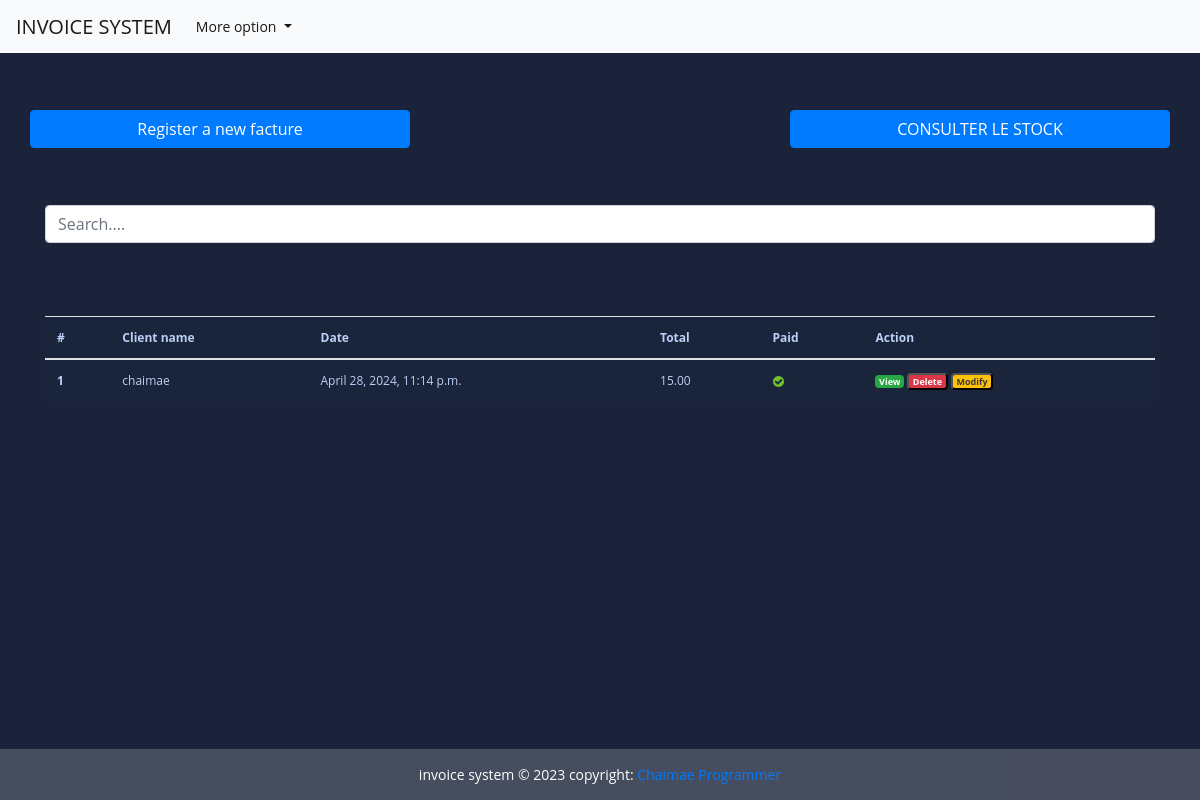
/Home, run on an earlier commit of the app's database.
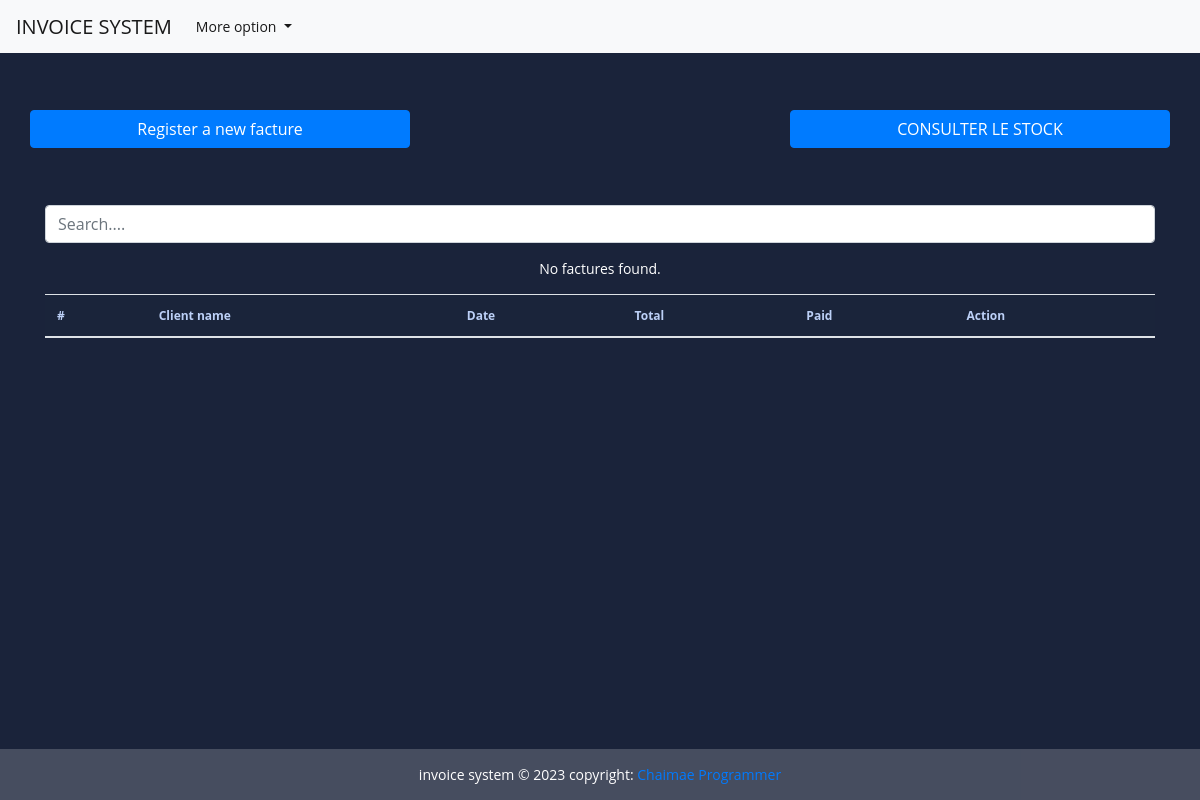
And on a later commit of the database.
### stock/models.py (models this page shows, shortened)
class Facture(models.Model):
     client = models.CharField(max_length=132)
     facture_date_time = models.DateTimeField(default=timezone.now)
     save_by = models.ForeignKey(User, on_delete=models.PROTECT )
     total = models.DecimalField(max_digits=5, decimal_places=2, default=0)
     last_update_date = models.DateTimeField(null = True, blank=True)
     paid = models.BooleanField(default=False)
     class Meta:
          verbose_name = "Facture"
          verbose_name_plural ="Factures"

### stock/views.py (the view, shortened to what this page needs)
# urls.py: path('Home' ,views.HomeView.as_view() , name='Home'),
class HomeView(View):
    templates_name='html/index.html'
    factures = Facture.objects.all().order_by('-facture_date_time')
    context={
        'factures': factures
    }
    def get(self, request, *args, **kwags):
        items = pagination(request, self.factures)
        self.context['factures'] = items
        return render(request, self.templates_name, self.context)

### stock/utils.py (called while the page is built)
def pagination(request, factures):
        default_page = 1
        page = request.GET.get('page', default_page)
        items_per_page = 5
        paginator = Paginator(factures, items_per_page)
        try:
            items_page = paginator.page(page)
        except PageNotAnInteger:
            items_page = paginator.page(default_page)
        except EmptyPage:
            items_page = paginator.page(paginator.num_pages)
        return items_page

### stock/templates/html/index.html (shortened to what this page needs)
{% extends "html/login.html"%}
{% load static %}
{% block content %}
 <br><br>
 <div class="row">
    <a href="{% url 'add-facture'%}" class="btn col-md-4 btn-primary">
        Register a new facture
    </a>
    <a href="#" class="btn col-md-4">
    </a>
    <a href="{% url 'consulte-Stock'%}" class="btn col-md-4 btn-primary">
        CONSULTER LE STOCK
    </a>
 </div>
 <br><br><br>
 <div class="form-group ">
   <input id="search" class="form-control" type="text" placeholder="Search....">
 </div>
 <div>
     <table class="table table-striped-colums">
        <thead>
            <TR>
            <th scope="col">#</th>
            <th scope="col">Client name</th>
            <th scope="col"> Date</th>
            <th scope="col"> Total</th>
            <th scope="col"> Paid</th>
            <th scope="col"> Action</th>
            </TR>
        </thead>
        <tbody id="myTable">
         {% if factures %}
         {% for facture in factures %}
         <tr>
            <th scope="row">{{ facture.pk }}</th>
            <td>{{facture.client}}</td>
            <td>{{facture.facture_date_time }}</td>
            <td>{{ facture.total }}</td>
            <td>
               {% if facture.paid %}
               <img src="{% static 'image/icon-yes.svg' %}" alt="True">
               {% else %}
               <img src="{% static 'image/icon-no.svg' %}" alt="False">
               {% endif %}
            </td>
            <td>
               <a href="{% url 'facture' pk=facture.pk  %}" title="Detail" class="badge text-white bg-success m-30">View</a>
               <button id="btn-invoice-sup" type="button" data-toggle="modal" data-target="#supprimer"
                  class="badge text-white bg-danger m-20" title="Supprimer" data-id="{{ facture.pk }}"
                  data-customer="{{facture.client}}">Delete
               </button>
               <button id="btn-invoice-mod" type="button" data-toggle="modal" title="Modifier" data-target="#modifier"
                  data-id="{{facture.pk}}" data-customer="{{facture.client}}"
                  class="badge text-dark bg-warning m-20"> Modify
               </button>
            </td>
         </tr>
         {% endfor %}
         <br><br><br>
         {% else %}
         <p class="text-center text-white">No factures found.</p>
         {% endif %}
      </tbody>
     </table>
 </div>
 <br><br>
{% endblock content %}

### stock/templates/html/login.html (shortened to what this page needs)
<!DOCTYPE html>
{% load static %}
<html lang="en">
<head>
  <link rel="stylesheet" href="https://cdn.jsdelivr.net/npm/bootstrap@4.6.2/dist/css/bootstrap.min.css"
>
  <link rel="stylesheet" href="{% static 'css/style.css' %}">
  <link href='https://unpkg.com/boxicons@2.1.4/css/boxicons.min.css' rel='stylesheet'>
</head>
<body>
  <header>
    <nav class="navbar navbar-expand-lg navbar-light bg-light">
      <a class="navbar-brand" href="/Home">INVOICE SYSTEM</a>
      <div class="collapse navbar-collapse" id="navbarSupportedContent">
        <ul class="navbar-nav mr-auto">
          <div class="collapse navbar-collapse" id="navbarSupportedContent">
            <ul class="navbar-nav mr-auto">
              <li class="nav-item dropdown">
                <a class="nav-link dropdown-toggle active" id="x" role="button" data-toggle="dropdown" aria-expanded="false">
                  More option
                </a>
              </li>
            </ul>
          </div>
    </nav>
  </header>
  <div class="container">
    <div class="wrapper">
      <br>
    </div>
  </div>
  <div class="container">
    {% block content %}
    {% endblock content %}
  </div>
  <footer class="bg-light text-center text-dark" style="position: relative;">
    <div class="text-center p-3 text-white" style="background-color: rgba(247, 246, 246, 0.2);position: fixed; bottom: 0; width: 100%;">
      invoice system © 2023 copyright:
      <a href="https://donaldprogrammeur.com" > Chaimae Programmer</a>
    </div>
  </footer>
</body>
</html>

### static/css/style.css (style rules this page uses)
body { margin: 0; padding: 0; font: 400 .875rem 'Open Sans', sans-serif; color: #bcd0f7; background: #1A233A; position: relative; height: 100%; }
.table { background: #1a243a; color: #bcd0f7; font-size: .75rem; }

What changed in the data, as far as the page shows it:
removed Facture: pk "1", client "chaimae", facture_date_time "April 28, 2024, 11:14 p.m.", total "15.00", paid True (drawn)
Also different on the page:
text now shown: "No factures found."
